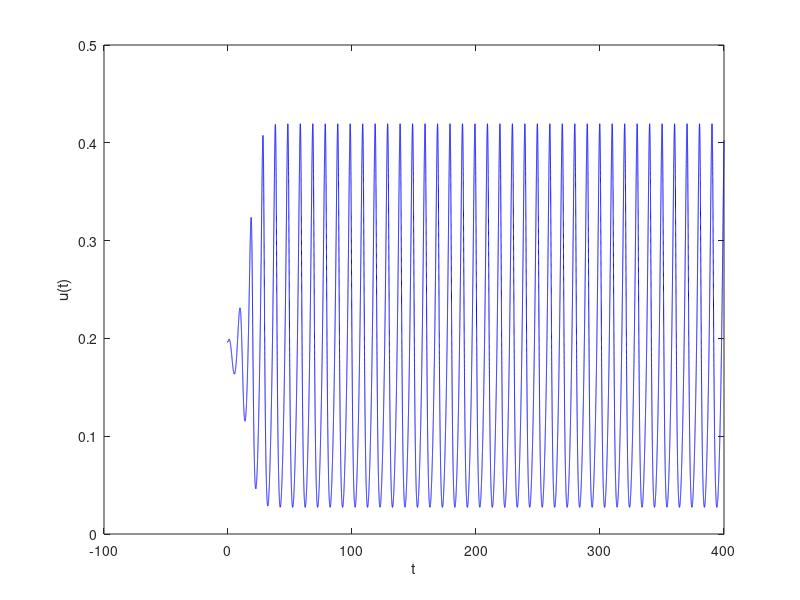

This chart was generated by the following MATLAB code:
%EULERMAP  Euler map (2.9) for the Wilson-Cowan model (3.1)
%
% The step is h = tau/m, so the delayed state x(t-tau) is always exactly
% m steps back and no interpolation is needed. Constant history on [-tau,0].

a = 10; b = -10; c = 10; d = 2; P = -2; Q = -4; beta = 1;
f = @(z) 1./(1 + exp(-beta*z));
F = @(x,xd) -x + f([a b; c d]*xd + [P; Q]);  % x = [u; v] at t and t - tau

tau = 0.5; T = 400;                     % also try tau = 0.05 and 0.12
m = 100; h = tau/m; N = round(T/h);     % m steps per delay interval
x = repmat([0.19644; 0.13377], 1, N+m+1);   % columns 1:m+1 = history
for n = m+1:N+m
    x(:,n+1) = x(:,n) + h*F(x(:,n), x(:,n-m));
end
t = ((1:N+m+1) - m - 1)*h;

plot(t, x(1,:), 'b-'), xlabel('t'), ylabel('u(t)')
late = x(1, t > T-50);
amp  = max(late) - min(late)            % oscillation amplitude of u
